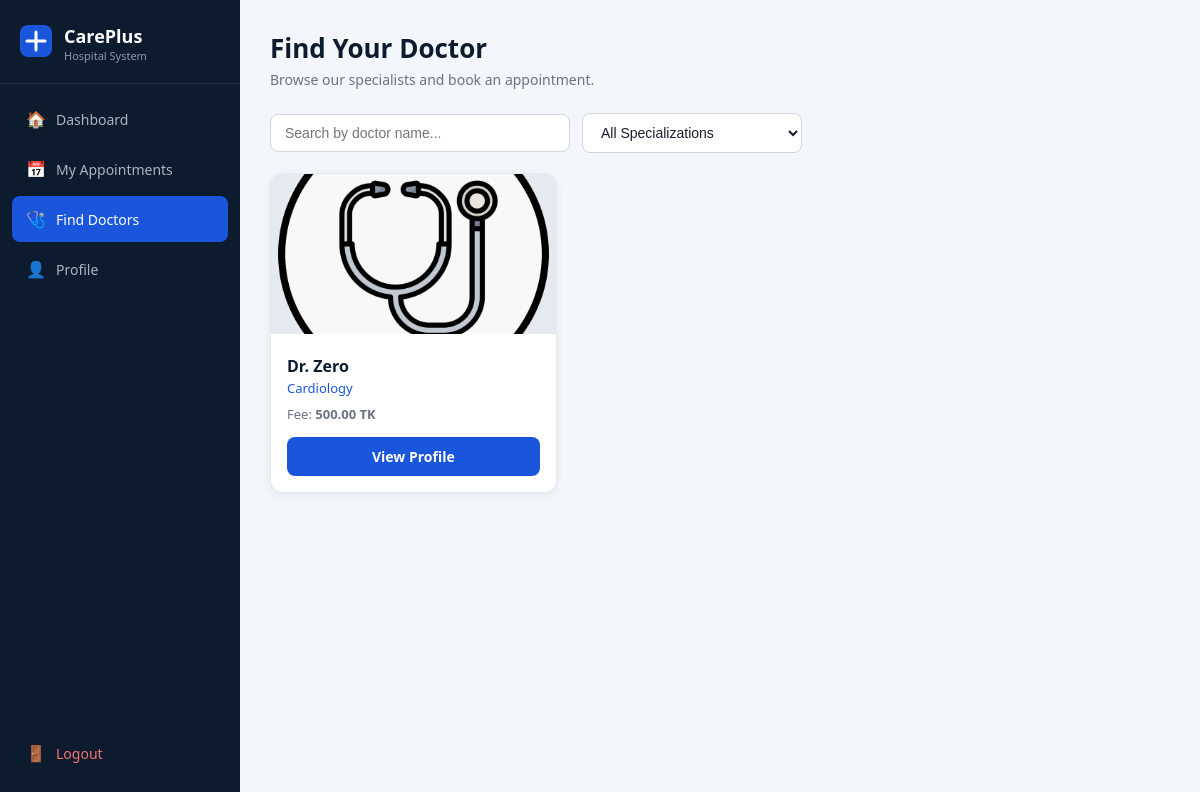
/View/BrowseDoctors.php (signed in), run on the app's committed database.
### tables this page shows
CREATE TABLE `doctors` (
  `doctor_id` int(11) NOT NULL,
  `user_id` int(11) NOT NULL,
  `specialization_id` int(11) NOT NULL,
  `doctor_bio` text DEFAULT NULL,
  `doctor_fee` decimal(10,2) NOT NULL,
  `doctor_photo` varchar(255) NOT NULL,
  `doctor_availability` varchar(100) NOT NULL,
  `doctor_created_at` timestamp NOT NULL DEFAULT current_timestamp()
);

CREATE TABLE `users` (
  `user_id` int(11) NOT NULL,
  `user_name` varchar(60) NOT NULL,
  `user_email` varchar(60) NOT NULL,
  `user_password` varchar(255) NOT NULL,
  `user_role` enum('Patient','Doctor','Admin') NOT NULL,
  `user_dob` date DEFAULT NULL,
  `user_bg` varchar(10) DEFAULT NULL,
  `user_phone` varchar(20) DEFAULT NULL,
  `user_is_active` tinyint(1) NOT NULL DEFAULT 1,
  `user_created_at` timestamp(1) NOT NULL DEFAULT current_timestamp(1)
);

CREATE TABLE `specializations` (
  `specialization_id` int(11) NOT NULL,
  `specialization_name` varchar(100) NOT NULL
);

### Model/DoctorModel.php (called while the page is built, shortened)
<?php
class DoctorModel {
    function getActiveDoctors($conn, $specializationId = 0) {
        if ($specializationId > 0) {
            $sql = "SELECT d.doctor_id, d.doctor_fee, d.doctor_availability, d.doctor_photo, d.doctor_bio,
                           u.user_name,
                           s.specialization_name
                    FROM doctors d
                    JOIN users u ON d.user_id = u.user_id
                    JOIN specializations s ON d.specialization_id = s.specialization_id
                    WHERE u.user_is_active = 1 AND d.specialization_id = ?
                    ORDER BY u.user_name ASC";
            $stmt = $conn->prepare($sql);
            $stmt->bind_param("i", $specializationId);
            $stmt->execute();
            $result = $stmt->get_result();
            $stmt->close();
            return $result;
        } else {
            $sql = "SELECT d.doctor_id, d.doctor_fee, d.doctor_availability, d.doctor_photo, d.doctor_bio,
                           u.user_name,
                           s.specialization_name
                    FROM doctors d
                    JOIN users u ON d.user_id = u.user_id
                    JOIN specializations s ON d.specialization_id = s.specialization_id
                    WHERE u.user_is_active = 1
                    ORDER BY u.user_name ASC";
            $result = $conn->query($sql);
            return $result;
        }
    }
}
?>

### View/BrowseDoctors.php (the view, shortened to what this page needs)
<?php
include_once "../Config/Db.php";
include_once "../Model/DoctorModel.php";
$db = new Db();
$conn = $db->connection();
$doctorModel = new DoctorModel();
$doctors = $doctorModel->getActiveDoctors($conn, 0);
?>
<!DOCTYPE html>
<html lang="en">
<head>
    <link rel="stylesheet" href="Style.css">
</head>
<body>
<div class="layout">
    <?php include "PatientSidebar.php"; ?>
    <div class="main-content">
        <div class="page-header">
            <h1>Find Your Doctor</h1>
            <p>Browse our specialists and book an appointment.</p>
        </div>
        <div class="filter-bar">
            <input type="text" id="doctorSearch" class="form-control"
                   placeholder="Search by doctor name..."
                   onkeyup="searchTable('doctorSearch', 'doctorCardContainer')"
                   style="max-width:300px;">
            <select id="specFilter" class="form-control" style="max-width:220px;"
                    onchange="filterBySpecialization(this.value)">
                <option value="0">All Specializations</option>
            </select>
        </div>
        <div class="doctor-grid" id="doctorCardContainer">
            <?php if ($doctors && $doctors->num_rows > 0): ?>
                <?php while ($row = $doctors->fetch_assoc()):
                    $photoSrc = !empty($row['doctor_photo'])
                        ? '../' . $row['doctor_photo']
                        : '../Asset/Public/Uploads/Doctors/default.png';
                ?>
                <div class="doctor-card" data-name="<?= strtolower($row['user_name']) ?>">
                    <img src="<?= htmlspecialchars($photoSrc) ?>"
                         class="doctor-card-photo" alt="<?= htmlspecialchars($row['user_name']) ?>">
                    <div class="doctor-card-body">
                        <div class="doctor-card-name"><?= htmlspecialchars($row['user_name']) ?></div>
                        <div class="doctor-card-spec"><?= htmlspecialchars($row['specialization_name']) ?></div>
                        <div class="doctor-card-fee" style="margin-top:8px;">
                            Fee: <strong><?= htmlspecialchars($row['doctor_fee']) ?> TK</strong>
                        </div>
                        <div style="margin-top:14px;">
                            <a href="BookAppointment.php?doctor_id=<?= $row['doctor_id'] ?>"
                               class="btn btn-primary" style="width:100%; justify-content:center;">
                                View Profile
                            </a>
                        </div>
                    </div>
                </div>
                <?php endwhile; ?>
            <?php else: ?>
                <div style="color:#6b7280; padding:20px;">No doctors found.</div>
            <?php endif; ?>
        </div>
    </div>
</div>
</body>
</html>

### View/Style.css (style rules this page uses)
* { box-sizing: border-box; margin: 0; padding: 0; }
body { font-family: 'Segoe UI', Tahoma, Geneva, Verdana, sans-serif; background: #f3f6fb; color: #1a1a2e; min-height: 100vh; }
a { text-decoration: none; color: inherit; }
.layout { display: flex; min-height: 100vh; }
.main-content { margin-left: 240px; flex: 1; padding: 30px; min-height: 100vh; }
.page-header { margin-bottom: 24px; }
.page-header h1 { font-size: 26px; font-weight: 700; color: #0d1b2e; }
.page-header p { color: #6b7280; font-size: 14px; margin-top: 4px; }
.form-control { padding: 10px 14px; border: 1px solid #d1d5db; border-radius: 8px; font-size: 14px; color: #1a1a2e; background: #fff; width: 100%; transition: border-color 0.2s; }
.btn { display: inline-flex; align-items: center; justify-content: center; gap: 6px; padding: 10px 20px; border-radius: 8px; font-size: 14px; font-weight: 600; cursor: pointer; border: none; transition: opacity 0.2s, transform 0.1s; }
.btn-primary { background: #1a56db; color: #fff; }
.doctor-grid { display: grid; grid-template-columns: repeat(auto-fill, minmax(240px, 1fr)); gap: 20px; }
.doctor-card { background: #fff; border-radius: 12px; overflow: hidden; box-shadow: 0 2px 8px rgba(0,0,0,0.06); border: 1px solid #e5e9f0; transition: transform 0.2s, box-shadow 0.2s; }
.doctor-card-photo { width: 100%; height: 160px; object-fit: cover; background: #e5e9f0; }
.doctor-card-body { padding: 16px; }
.doctor-card-name { font-size: 16px; font-weight: 700; color: #0d1b2e; }
.doctor-card-spec { font-size: 13px; color: #1a56db; margin-top: 2px; }
.doctor-card-fee { font-size: 13px; color: #6b7280; margin-top: 6px; }
.filter-bar { display: flex; gap: 12px; align-items: center; margin-bottom: 20px; flex-wrap: wrap; }
.filter-bar .form-control { max-width: 280px; }

### data on the page
doctors: doctor_photo (placeholder picture), user.user_name "Dr. Zero", specialization.specialization_name "Cardiology", doctor_fee "500.00", $row['doctor_id'] 1 (drawn)
